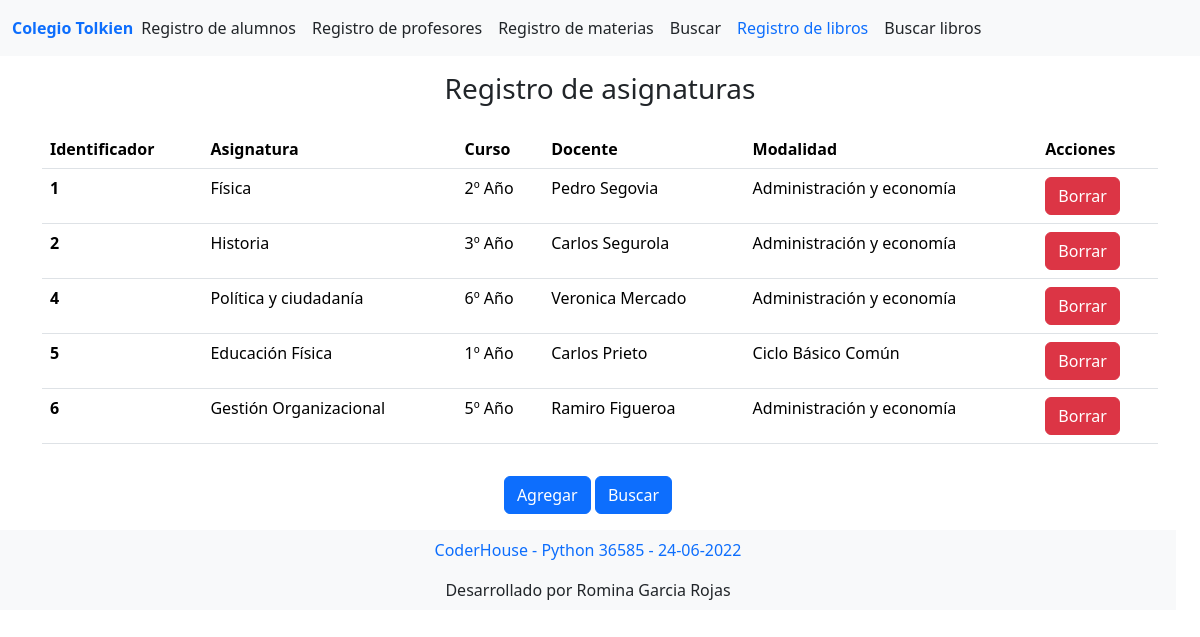
The page /registrom/ on the database its author committed.
### alumnos/models.py (models this page shows)
class Materias(models.Model):
    materia = models.CharField(max_length=100)
    curso = models.IntegerField()
    docente = models.CharField(max_length=100)
    modalidad = models.CharField(max_length=100)

### alumnos/views.py (the view)
# urls.py: path('registrom/', views.registrom, name="registrom"),
def registrom(request):
    materias = Materias.objects.all()
    template = loader.get_template('alumnos/lista_materias.html')
    context = {
        'materias': materias,
    }
    return HttpResponse(template.render(context, request))

### alumnos/templates/alumnos/lista_materias.html (shortened to what this page needs)
{% extends "alumnos/index.html" %}
{% load bootstrap5 %}
{% block cuerpo %}
<main>
  <h1 class="fs-3 text text-center text-dark pt-3">Registro de asignaturas</h1>
</main>
<div class="container py-3">
    <div class="row">
      <div class="col">
          {% if materias %}
          <table class="table">
              <thead>
                  <th scope="col">Identificador</th>
                  <th scope="col">Asignatura</th>
                  <th scope="col">Curso</th>
                  <th scope="col">Docente</th>
                  <th scope="col">Modalidad</th>
                  <th scope="col">Acciones</th>
              </thead>
              {% for m in materias %}
              <tbody>
                  <tr>
                      <th scope="row">{{m.id}}</th>
                      <td> {{m.materia}}</td>
                      <td> {{m.curso}}º Año</td>
                      <td> {{m.docente}}</td>
                      <td> {{m.modalidad}}</td>
                      {% url 'borrarm' identificador=m.id as borrarm_url %}
                      <td>{% bootstrap_button "Borrar" size="sm" button_class="btn-danger" button_type="link" href=borrarm_url %}</td>
                  </tr>
              </tbody>
              {% endfor %}
          </table>
          {% else %}
              <p>No tienes alumnos, docentes ni directivos cargados</p>
          {% endif %}
        </div>
      </div>
    </div>
    <div class="row text-center w-100">
        <div class="col pb-3">
          {% url 'agregarm' as agregarm_url %}
          {% url 'buscarm' as buscarm_url %}
          {% bootstrap_button "Agregar" button_class="btn-primary" button_type="link" href=agregarm_url %}
          {% bootstrap_button "Buscar" button_class="btn-primary" button_type="link" href=buscarm_url %}
        <div>
      <div>
  <div class="py-3">
  {% endblock %}

### rows shown on the page
Materias: id "1", materia "Física", curso "2", docente "Pedro Segovia", modalidad "Administración y economía", bootstrap_button "Borrar"
Materias: id "2", materia "Historia", curso "3", docente "Carlos Segurola", modalidad "Administración y economía", bootstrap_button "Borrar"
Materias: id "4", materia "Política y ciudadanía", curso "6", docente "Veronica Mercado", modalidad "Administración y economía", bootstrap_button "Borrar"
Materias: id "5", materia "Educación Física", curso "1", docente "Carlos Prieto", modalidad "Ciclo Básico Común", bootstrap_button "Borrar"
Materias: id "6", materia "Gestión Organizacional", curso "5", docente "Ramiro Figueroa", modalidad "Administración y economía", bootstrap_button "Borrar"
